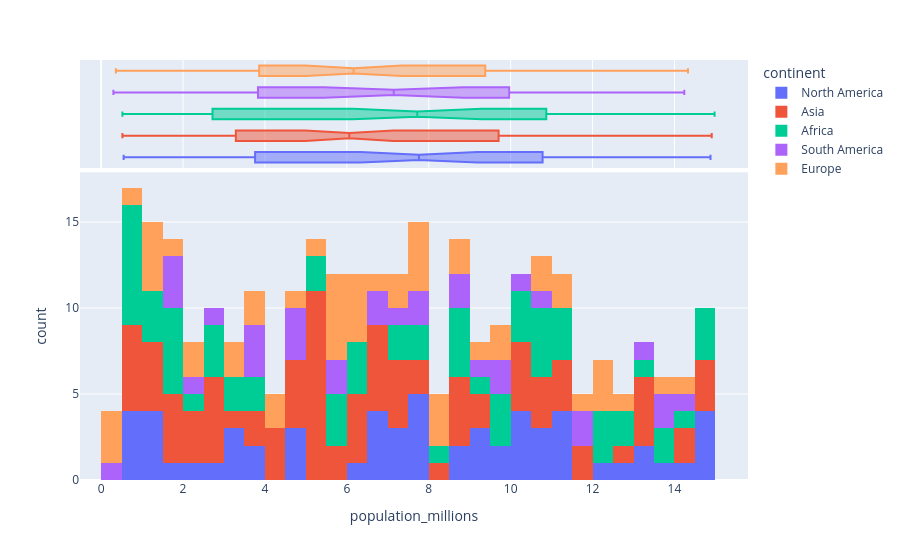

The code cell stored with this chart in its notebook:
### Code cell
pop_hist = px.histogram(df, x='population_millions', nbins=40, color='continent', marginal='box')
pop_hist.show()

### Figure 1 — Plotly figure (JSON) as saved in the notebook; plotly's stock layout.template omitted (floating-point values rounded to 4 significant figures)
{"data": [{"bingroup": "x", "hovertemplate": "continent=North America<br>population_millions=%{x}<br>count=%{y}<extra></extra>", "legendgroup": "North America", "marker": {"color": "#636efa", "pattern": {"shape": ""}}, "name": "North America", "nbinsx": 40, "orientation": "v", "showlegend": true, "type": "histogram", "x": [7.55, 11.35, 10.13, 7.0, 13.11, 14.56, 10.19, 12.68, 9.04, 11.45, 7.89, 8.5, 13.58, 1.5, 1.49, 13.48, 14.0, 10.21, 7.04, 6.97, 6.91, 14.8, 0.74, 11.18, 12.09, 3.97, 9.04, 0.55, 9.7, 7.11, 0.83, 8.71, 1.31, 9.79, 6.81, 0.96, 4.82, 10.14, 4.63, 3.38, 2.94, 7.53, 10.69, 4.52, 14.88, 11.15, 14.88, 3.02, 1.45, 3.55, 7.63, 6.77, 2.26, 7.96, 3.06, 1.35, 10.81, 6.48, 10.75, 9.09], "xaxis": "x", "yaxis": "y"}, {"hovertemplate": "continent=North America<br>population_millions=%{x}<extra></extra>", "legendgroup": "North America", "marker": {"color": "#636efa"}, "name": "North America", "notched": true, "showlegend": false, "type": "box", "x": [7.55, 11.35, 10.13, 7.0, 13.11, 14.56, 10.19, 12.68, 9.04, 11.45, 7.89, 8.5, 13.58, 1.5, 1.49, 13.48, 14.0, 10.21, 7.04, 6.97, 6.91, 14.8, 0.74, 11.18, 12.09, 3.97, 9.04, 0.55, 9.7, 7.11, 0.83, 8.71, 1.31, 9.79, 6.81, 0.96, 4.82, 10.14, 4.63, 3.38, 2.94, 7.53, 10.69, 4.52, 14.88, 11.15, 14.88, 3.02, 1.45, 3.55, 7.63, 6.77, 2.26, 7.96, 3.06, 1.35, 10.81, 6.48, 10.75, 9.09], "xaxis": "x2", "yaxis": "y2"}, {"bingroup": "x", "hovertemplate": "continent=Asia<br>population_millions=%{x}<br>count=%{y}<extra></extra>", "legendgroup": "Asia", "marker": {"color": "#EF553B", "pattern": {"shape": ""}}, "name": "Asia", "nbinsx": 40, "orientation": "v", "showlegend": true, "type": "histogram", "x": [7.27, 0.52, 14.29, 9.07, 6.25, 10.21, 1.8, 9.33, 0.59, 5.14, 4.82, 11.34, 11.25, 5.45, 3.0, 3.58, 4.24, 14.52, 10.12, 12.92, 10.6, 13.1, 13.45, 6.52, 2.62, 6.57, 5.28, 0.52, 2.7, 5.47, 1.48, 2.01, 13.38, 6.95, 14.91, 5.34, 11.52, 6.42, 7.37, 6.9, 5.38, 3.82, 7.4, 0.66, 1.58, 1.16, 8.22, 4.19, 10.46, 5.4, 4.63, 7.58, 4.98, 1.84, 5.35, 2.99, 10.68, 6.15, 6.88, 13.14, 5.46, 1.26, 5.06, 8.74, 10.08, 2.51, 11.25, 1.51, 8.89, 8.73, 4.26, 7.89, 1.09, 4.66, 2.34, 2.16, 11.95, 14.38, 7.21, 2.6, 10.87, 5.79, 0.88, 8.88, 5.24, 6.31, 5.97, 14.63], "xaxis": "x", "yaxis": "y"}, {"hovertemplate": "continent=Asia<br>population_millions=%{x}<extra></extra>", "legendgroup": "Asia", "marker": {"color": "#EF553B"}, "name": "Asia", "notched": true, "showlegend": false, "type": "box", "x": [7.27, 0.52, 14.29, 9.07, 6.25, 10.21, 1.8, 9.33, 0.59, 5.14, 4.82, 11.34, 11.25, 5.45, 3.0, 3.58, 4.24, 14.52, 10.12, 12.92, 10.6, 13.1, 13.45, 6.52, 2.62, 6.57, 5.28, 0.52, 2.7, 5.47, 1.48, 2.01, 13.38, 6.95, 14.91, 5.34, 11.52, 6.42, 7.37, 6.9, 5.38, 3.82, 7.4, 0.66, 1.58, 1.16, 8.22, 4.19, 10.46, 5.4, 4.63, 7.58, 4.98, 1.84, 5.35, 2.99, 10.68, 6.15, 6.88, 13.14, 5.46, 1.26, 5.06, 8.74, 10.08, 2.51, 11.25, 1.51, 8.89, 8.73, 4.26, 7.89, 1.09, 4.66, 2.34, 2.16, 11.95, 14.38, 7.21, 2.6, 10.87, 5.79, 0.88, 8.88, 5.24, 6.31, 5.97, 14.63], "xaxis": "x2", "yaxis": "y2"}, {"bingroup": "x", "hovertemplate": "continent=Africa<br>population_millions=%{x}<br>count=%{y}<extra></extra>", "legendgroup": "Africa", "marker": {"color": "#00cc96", "pattern": {"shape": ""}}, "name": "Africa", "nbinsx": 40, "orientation": "v", "showlegend": true, "type": "histogram", "x": [8.94, 8.89, 14.7, 1.61, 9.85, 10.61, 12.38, 9.92, 3.73, 9.41, 10.87, 11.07, 10.04, 1.19, 3.16, 11.37, 7.95, 0.62, 0.89, 5.86, 0.53, 7.04, 11.15, 5.48, 6.15, 10.99, 8.84, 5.65, 5.45, 6.25, 7.95, 12.45, 3.33, 9.62, 1.5, 7.49, 12.14, 13.97, 12.93, 14.98, 5.88, 2.81, 0.93, 14.06, 3.76, 2.49, 1.35, 10.56, 0.95, 13.77, 0.78, 1.54, 1.91, 0.52, 14.95, 13.07, 2.73, 10.3, 1.28, 10.29, 1.87, 8.44, 12.96, 2.72, 8.67, 6.25], "xaxis": "x", "yaxis": "y"}, {"hovertemplate": "continent=Africa<br>population_millions=%{x}<extra></extra>", "legendgroup": "Africa", "marker": {"color": "#00cc96"}, "name": "Africa", "notched": true, "showlegend": false, "type": "box", "x": [8.94, 8.89, 14.7, 1.61, 9.85, 10.61, 12.38, 9.92, 3.73, 9.41, 10.87, 11.07, 10.04, 1.19, 3.16, 11.37, 7.95, 0.62, 0.89, 5.86, 0.53, 7.04, 11.15, 5.48, 6.15, 10.99, 8.84, 5.65, 5.45, 6.25, 7.95, 12.45, 3.33, 9.62, 1.5, 7.49, 12.14, 13.97, 12.93, 14.98, 5.88, 2.81, 0.93, 14.06, 3.76, 2.49, 1.35, 10.56, 0.95, 13.77, 0.78, 1.54, 1.91, 0.52, 14.95, 13.07, 2.73, 10.3, 1.28, 10.29, 1.87, 8.44, 12.96, 2.72, 8.67, 6.25], "xaxis": "x2", "yaxis": "y2"}, {"bingroup": "x", "hovertemplate": "continent=South America<br>population_millions=%{x}<br>count=%{y}<extra></extra>", "legendgroup": "South America", "marker": {"color": "#ab63fa", "pattern": {"shape": ""}}, "name": "South America", "nbinsx": 40, "orientation": "v", "showlegend": true, "type": "histogram", "x": [3.82, 3.51, 11.85, 1.75, 7.33, 6.6, 8.5, 5.94, 1.95, 10.92, 5.66, 9.67, 7.61, 6.96, 9.46, 3.84, 7.77, 4.93, 4.57, 4.55, 10.26, 13.25, 0.3, 9.52, 8.54, 13.85, 14.24, 2.78, 2.29, 11.58, 1.98, 13.94], "xaxis": "x", "yaxis": "y"}, {"hovertemplate": "continent=South America<br>population_millions=%{x}<extra></extra>", "legendgroup": "South America", "marker": {"color": "#ab63fa"}, "name": "South America", "notched": true, "showlegend": false, "type": "box", "x": [3.82, 3.51, 11.85, 1.75, 7.33, 6.6, 8.5, 5.94, 1.95, 10.92, 5.66, 9.67, 7.61, 6.96, 9.46, 3.84, 7.77, 4.93, 4.57, 4.55, 10.26, 13.25, 0.3, 9.52, 8.54, 13.85, 14.24, 2.78, 2.29, 11.58, 1.98, 13.94], "xaxis": "x2", "yaxis": "y2"}, {"bingroup": "x", "hovertemplate": "continent=Europe<br>population_millions=%{x}<br>count=%{y}<extra></extra>", "legendgroup": "Europe", "marker": {"color": "#FFA15A", "pattern": {"shape": ""}}, "name": "Europe", "nbinsx": 40, "orientation": "v", "showlegend": true, "type": "histogram", "x": [6.08, 12.24, 8.05, 0.96, 5.67, 1.79, 5.72, 3.17, 12.73, 3.86, 10.51, 7.63, 8.17, 2.05, 5.92, 1.05, 12.37, 11.39, 0.49, 6.65, 7.92, 6.25, 5.1, 4.84, 14.33, 2.45, 0.36, 9.71, 7.65, 9.85, 7.29, 0.46, 6.03, 9.38, 3.14, 8.1, 13.56, 12.38, 5.54, 1.34, 5.95, 11.88, 4.03, 3.98, 1.01, 1.11, 4.21, 8.73, 7.01, 11.41, 8.51, 6.05, 10.89, 7.75], "xaxis": "x", "yaxis": "y"}, {"hovertemplate": "continent=Europe<br>population_millions=%{x}<extra></extra>", "legendgroup": "Europe", "marker": {"color": "#FFA15A"}, "name": "Europe", "notched": true, "showlegend": false, "type": "box", "x": [6.08, 12.24, 8.05, 0.96, 5.67, 1.79, 5.72, 3.17, 12.73, 3.86, 10.51, 7.63, 8.17, 2.05, 5.92, 1.05, 12.37, 11.39, 0.49, 6.65, 7.92, 6.25, 5.1, 4.84, 14.33, 2.45, 0.36, 9.71, 7.65, 9.85, 7.29, 0.46, 6.03, 9.38, 3.14, 8.1, 13.56, 12.38, 5.54, 1.34, 5.95, 11.88, 4.03, 3.98, 1.01, 1.11, 4.21, 8.73, 7.01, 11.41, 8.51, 6.05, 10.89, 7.75], "xaxis": "x2", "yaxis": "y2"}], "layout": {"barmode": "relative", "legend": {"title": {"text": "continent"}, "tracegroupgap": 0}, "margin": {"t": 60}, "xaxis": {"anchor": "y", "domain": [0, 1], "title": {"text": "population_millions"}}, "xaxis2": {"anchor": "y2", "domain": [0, 1], "matches": "x", "showgrid": true, "showticklabels": false}, "yaxis": {"anchor": "x", "domain": [0, 0.7326], "title": {"text": "count"}}, "yaxis2": {"anchor": "x2", "domain": [0.7426, 1], "matches": "y2", "showgrid": false, "showline": false, "showticklabels": false, "ticks": ""}}}
